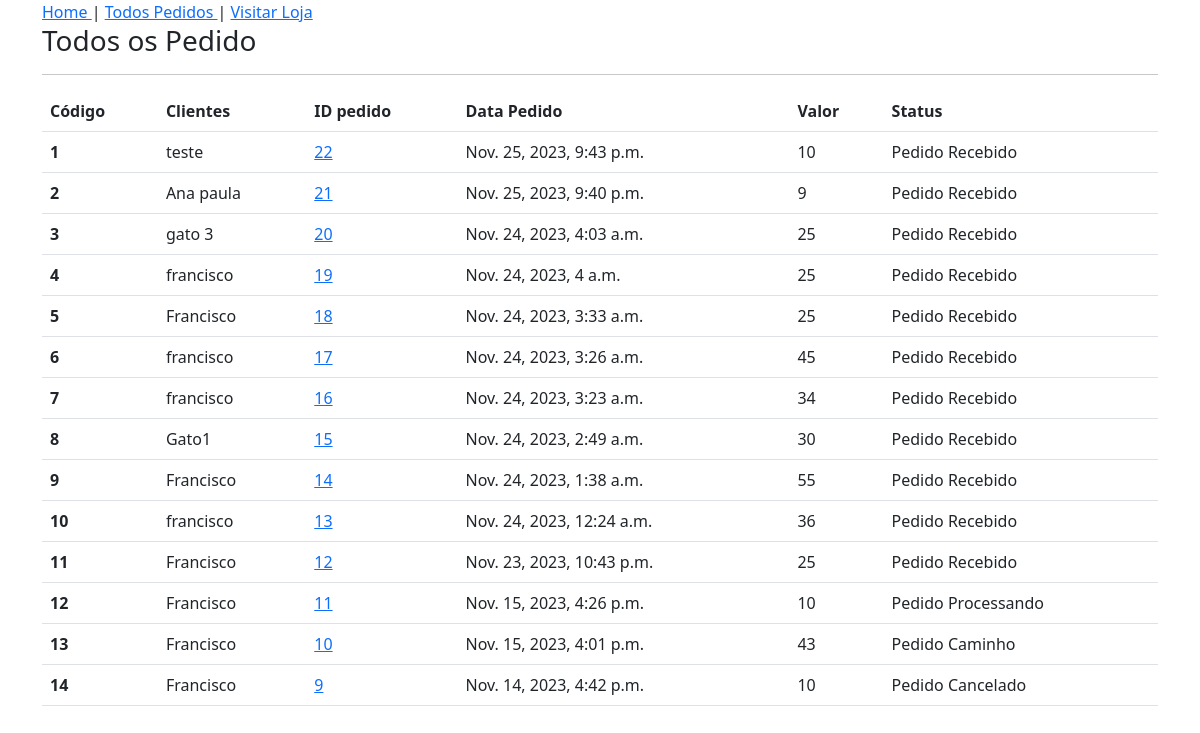
The app's page /admin-todos-pedidos/ (signed in) with its own data.
### lojaapp/models.py (models this page shows, shortened)
class Pedido_order(models.Model):
    carro = models.OneToOneField(Carro, on_delete=models.CASCADE)
    ordenando_por = models.CharField(max_length=200)
    endereco_envio = models.CharField(max_length=200)
    telefone = models.CharField(max_length=12)
    email = models.EmailField(null=True, blank=True)
    subtotal = models.PositiveIntegerField()
    desconto = models.PositiveIntegerField(default=0)
    total = models.PositiveIntegerField()
    pedido_status = models.CharField(max_length=50, choices=PEDIDO_STATUS)
    criado_em = models.DateTimeField(auto_now_add=True)
    pagamento_method = models.CharField(max_length=20, choices=METHOD, default="Dinheiro Na Entrega")
    pagamento_completo = models.BooleanField(default=False,null=True, blank=True)

### lojaapp/views.py (the view)
# urls.py: path('admin-todos-pedidos/', AdminPedidoListaView.as_view(), name='adminpedidolista'),
class AdminPedidoListaView(AdminRequireMixin, ListView):
    template_name = 'admin_paginas/adminpedidolista.html'
    queryset= Pedido_order.objects.all().order_by("-id")
    context_object_name = "todospedido"

### lojaapp/views.py (called while the page is built)
    def dispatch(self, request, *args, **kwargs):
        if request.user.is_authenticated and Admin.objects.filter(user=request.user).exists():
           pass
        else:
            return redirect("/admin-login/")
        return super().dispatch(request, *args, **kwargs)

### templates/admin_paginas/adminpedidolista.html (shortened to what this page needs)
{% extends 'admin_paginas/adminbase.html' %}
{% block content %}
<div class="container">
   <div class="row">
        <div class="col-md-12">
            <h3>Todos os Pedido</h3><hr>
            <table class="table">
                <thead class="thead-dark">
                    <tr>
                        <th scope="col">Código</th>
                        <th scope="col">Clientes</th>
                        <th scope="col">ID pedido</th>
                        <th scope="col">Data Pedido</th>
                        <th scope="col">Valor</th>
                        <th scope="col">Status</th>
                    </tr>
                </thead>
                <tbody>
                    {% for pedido in todospedido %}
                    <tr>
                        <th scope="row">{{ forloop.counter }}</th>
                        <td>{{ pedido.ordenando_por }}</td>
                        <td><a href="{% url 'lojaapp:adminpedidodetalhe' pedido.id %}">{{ pedido.id }}</a></td>
                                                    <td>{{ pedido.criado_em }}</td>
                        <td>{{ pedido.total }}</td>
                        <td>{{ pedido.pedido_status }}</td>
                    </tr>
                    {% endfor %}
                </tbody>
            </table>
        </div>
    </div>
</div>
{% endblock %}

### records on screen
Pedido_order: ordenando_por "teste", id "22", criado_em "Nov. 25, 2023, 9:43 p.m.", total "10", pedido_status "Pedido Recebido"
Pedido_order: ordenando_por "Ana paula", id "21", criado_em "Nov. 25, 2023, 9:40 p.m.", total "9", pedido_status "Pedido Recebido"
Pedido_order: ordenando_por "gato 3", id "20", criado_em "Nov. 24, 2023, 4:03 a.m.", total "25", pedido_status "Pedido Recebido"
Pedido_order: ordenando_por "francisco", id "19", criado_em "Nov. 24, 2023, 4 a.m.", total "25", pedido_status "Pedido Recebido"
Pedido_order: ordenando_por "Francisco", id "18", criado_em "Nov. 24, 2023, 3:33 a.m.", total "25", pedido_status "Pedido Recebido"
Pedido_order: ordenando_por "francisco", id "17", criado_em "Nov. 24, 2023, 3:26 a.m.", total "45", pedido_status "Pedido Recebido"
Pedido_order: ordenando_por "francisco", id "16", criado_em "Nov. 24, 2023, 3:23 a.m.", total "34", pedido_status "Pedido Recebido"
Pedido_order: ordenando_por "Gato1", id "15", criado_em "Nov. 24, 2023, 2:49 a.m.", total "30", pedido_status "Pedido Recebido"
Pedido_order: ordenando_por "Francisco", id "14", criado_em "Nov. 24, 2023, 1:38 a.m.", total "55", pedido_status "Pedido Recebido"
Pedido_order: ordenando_por "francisco", id "13", criado_em "Nov. 24, 2023, 12:24 a.m.", total "36", pedido_status "Pedido Recebido"
Pedido_order: ordenando_por "Francisco", id "12", criado_em "Nov. 23, 2023, 10:43 p.m.", total "25", pedido_status "Pedido Recebido"
Pedido_order: ordenando_por "Francisco", id "11", criado_em "Nov. 15, 2023, 4:26 p.m.", total "10", pedido_status "Pedido Processando"
Pedido_order: ordenando_por "Francisco", id "10", criado_em "Nov. 15, 2023, 4:01 p.m.", total "43", pedido_status "Pedido Caminho"
Pedido_order: ordenando_por "Francisco", id "9", criado_em "Nov. 14, 2023, 4:42 p.m.", total "10", pedido_status "Pedido Cancelado"
